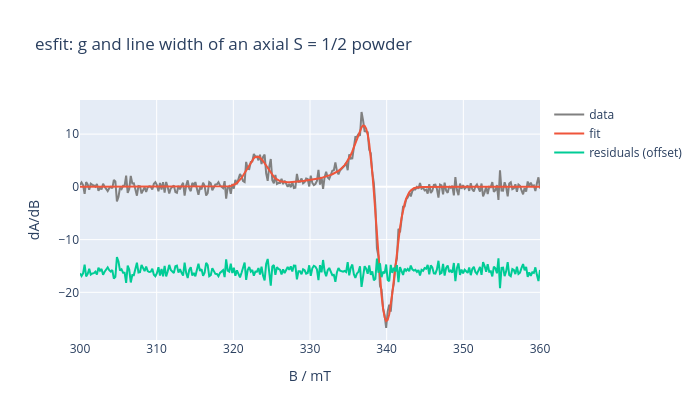

Source (notebook cell):
### Code cell
import plotly.graph_objects as go

B = np.linspace(300, 360, 300)
fig = go.Figure()
fig.add_trace(go.Scatter(x=B, y=measured, mode="lines", name="data", line={"color": "gray"}))
fig.add_trace(go.Scatter(x=B, y=result.fit, mode="lines", name="fit"))
fig.add_trace(go.Scatter(x=B, y=result.residuals - 0.6 * np.abs(measured).max(), mode="lines", name="residuals (offset)"))
fig.update_layout(title="esfit: g and line width of an axial S = 1/2 powder", xaxis_title="B / mT", yaxis_title="dA/dB", width=700, height=420)
fig

### Figure 1 — Plotly figure (JSON) as saved in the notebook; plotly's stock layout.template omitted (floating-point values rounded to 4 significant figures; data arrays with more than 128 entries replaced by an {"elided": "..."} marker saying what was removed)
{"data": [{"line": {"color": "gray"}, "mode": "lines", "name": "data", "x": {"elided": "300 float values"}, "y": {"elided": "300 float values"}, "type": "scatter"}, {"mode": "lines", "name": "fit", "x": {"elided": "300 float values"}, "y": {"elided": "300 float values"}, "type": "scatter"}, {"mode": "lines", "name": "residuals (offset)", "x": {"elided": "300 float values"}, "y": {"elided": "300 float values"}, "type": "scatter"}], "layout": {"title": {"text": "esfit: g and line width of an axial S = 1/2 powder"}, "xaxis": {"title": {"text": "B / mT"}}, "yaxis": {"title": {"text": "dA/dB"}}, "width": 700, "height": 420}}
